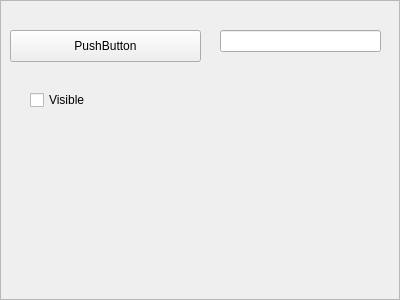
<?xml version="1.0" encoding="UTF-8"?>
<ui version="4.0">
 <class>TestFrame</class>
 <widget class="QFrame" name="TestFrame">
  <property name="geometry">
   <rect>
    <x>0</x>
    <y>0</y>
    <width>400</width>
    <height>300</height>
   </rect>
  </property>
  <property name="windowTitle">
   <string>Frame</string>
  </property>
  <property name="frameShape">
   <enum>QFrame::StyledPanel</enum>
  </property>
  <property name="frameShadow">
   <enum>QFrame::Raised</enum>
  </property>
  <widget class="QPushButton" name="testButton">
   <property name="geometry">
    <rect>
     <x>10</x>
     <y>30</y>
     <width>191</width>
     <height>32</height>
    </rect>
   </property>
   <property name="text">
    <string>PushButton</string>
   </property>
  </widget>
  <widget class="QLineEdit" name="lineEdit">
   <property name="geometry">
    <rect>
     <x>220</x>
     <y>30</y>
     <width>161</width>
     <height>22</height>
    </rect>
   </property>
  </widget>
  <widget class="QCheckBox" name="checkBox">
   <property name="geometry">
    <rect>
     <x>30</x>
     <y>90</y>
     <width>87</width>
     <height>20</height>
    </rect>
   </property>
   <property name="text">
    <string>Visible</string>
   </property>
  </widget>
 </widget>
 <resources/>
 <connections/>
</ui>
